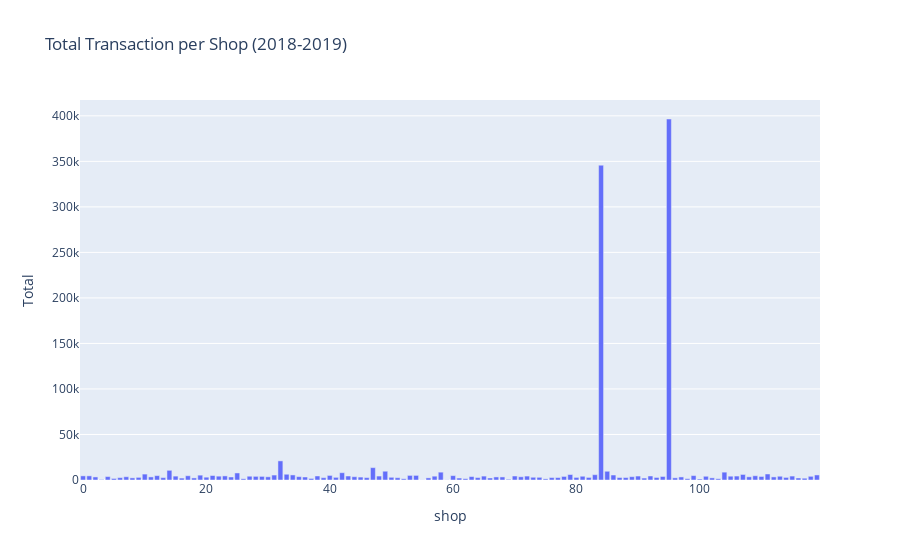

Notebook code for this chart:
### Code cell
px.bar(tot_trans_per_shop,x="shop", y="Total",title="Total Transaction per Shop (2018-2019)")

### Figure 1 — Plotly figure (JSON) as saved in the notebook; plotly's stock layout.template omitted (floating-point values rounded to 4 significant figures)
{"data": [{"alignmentgroup": "True", "hovertemplate": "shop=%{x}<br>Total=%{y}<extra></extra>", "legendgroup": "", "marker": {"color": "#636efa", "pattern": {"shape": ""}}, "name": "", "offsetgroup": "", "orientation": "v", "showlegend": false, "textposition": "auto", "type": "bar", "x": [0, 1, 2, 3, 4, 5, 6, 7, 8, 9, 10, 11, 12, 13, 14, 15, 16, 17, 18, 19, 20, 21, 22, 23, 24, 25, 26, 27, 28, 29, 30, 31, 32, 33, 34, 35, 36, 37, 38, 39, 40, 41, 42, 43, 44, 45, 46, 47, 48, 49, 50, 51, 52, 53, 54, 55, 56, 57, 58, 59, 60, 61, 62, 63, 64, 65, 66, 67, 68, 69, 70, 71, 72, 73, 74, 75, 76, 77, 78, 79, 80, 81, 82, 83, 84, 85, 86, 87, 88, 89, 90, 91, 92, 93, 94, 95, 96, 97, 98, 99, 100, 101, 102, 103, 104, 105, 106, 107, 108, 109, 110, 111, 112, 113, 114, 115, 116, 117, 118, 119], "xaxis": "x", "y": [4536, 4544, 3363, 531, 3753, 1693, 2604, 3576, 2328, 2893, 6497, 3400, 4806, 2607, 10645, 4258, 2105, 4670, 2275, 5325, 3089, 4933, 4215, 4495, 3307, 7729, 1341, 4155, 4005, 3950, 3519, 5438, 21006, 6317, 5559, 3696, 3284, 1708, 4418, 2541, 5017, 2899, 8011, 4393, 3609, 3192, 2622, 13591, 4333, 9643, 2971, 2517, 1370, 5045, 5054, 184, 2318, 4200, 8607, 206, 4811, 2154, 1461, 3765, 2661, 4280, 2229, 3359, 3358, 778, 4373, 3538, 4304, 3003, 2945, 1268, 2657, 2667, 3922, 6007, 2835, 4119, 2837, 5828, 345797, 9604, 5473, 2701, 2693, 3650, 4348, 2134, 4401, 2784, 3862, 396524, 2374, 3366, 1443, 4844, 1097, 4088, 2325, 1392, 8625, 4187, 4328, 6092, 3507, 4661, 3885, 6604, 3390, 4118, 2834, 4320, 2223, 1953, 4055, 5537], "yaxis": "y"}], "layout": {"barmode": "relative", "legend": {"tracegroupgap": 0}, "title": {"text": "Total Transaction per Shop (2018-2019)"}, "xaxis": {"anchor": "y", "domain": [0, 1], "title": {"text": "shop"}}, "yaxis": {"anchor": "x", "domain": [0, 1], "title": {"text": "Total"}}}}
